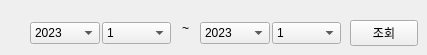
         <widget class="QWidget" name="tab_4">
          <attribute name="title">
           <string>기간 선택</string>
          </attribute>
          <widget class="QWidget" name="layoutWidget_4">
           <property name="geometry">
            <rect>
             <x>30</x>
             <y>20</y>
             <width>141</width>
             <height>26</height>
            </rect>
           </property>
           <layout class="QHBoxLayout" name="horizontalLayout_7">
            <property name="spacing">
             <number>2</number>
            </property>
            <item>
             <widget class="QComboBox" name="period_year1">
              <item>
               <property name="text">
                <string>2023</string>
               </property>
              </item>
             </widget>
            </item>
            <item>
             <widget class="QComboBox" name="period_month1">
              <item>
               <property name="text">
                <string>1</string>
               </property>
              </item>
              <item>
               <property name="text">
                <string>2</string>
               </property>
              </item>
              <item>
               <property name="text">
                <string>3</string>
               </property>
              </item>
              <item>
               <property name="text">
                <string>4</string>
               </property>
              </item>
              <item>
               <property name="text">
                <string>5</string>
               </property>
              </item>
              <item>
               <property name="text">
                <string>6</string>
               </property>
              </item>
              <item>
               <property name="text">
                <string>7</string>
               </property>
              </item>
              <item>
               <property name="text">
                <string>8</string>
               </property>
              </item>
              <item>
               <property name="text">
                <string>9</string>
               </property>
              </item>
              <item>
               <property name="text">
                <string>10</string>
               </property>
              </item>
              <item>
               <property name="text">
                <string>11</string>
               </property>
              </item>
              <item>
               <property name="text">
                <string>12</string>
               </property>
              </item>
             </widget>
            </item>
           </layout>
          </widget>
          <widget class="QLabel" name="label">
           <property name="geometry">
            <rect>
             <x>170</x>
             <y>20</y>
             <width>31</width>
             <height>16</height>
            </rect>
           </property>
           <property name="layoutDirection">
            <enum>Qt::LeftToRight</enum>
           </property>
           <property name="text">
            <string>~</string>
           </property>
           <property name="alignment">
            <set>Qt::AlignCenter</set>
           </property>
          </widget>
          <widget class="QWidget" name="layoutWidget_5">
           <property name="geometry">
            <rect>
             <x>200</x>
             <y>20</y>
             <width>141</width>
             <height>26</height>
            </rect>
           </property>
           <layout class="QHBoxLayout" name="horizontalLayout_8">
            <property name="spacing">
             <number>2</number>
            </property>
            <item>
             <widget class="QComboBox" name="period_year2">
              <item>
               <property name="text">
                <string>2023</string>
               </property>
              </item>
             </widget>
            </item>
            <item>
             <widget class="QComboBox" name="period_month2">
              <item>
               <property name="text">
                <string>1</string>
               </property>
              </item>
              <item>
               <property name="text">
                <string>2</string>
               </property>
              </item>
              <item>
               <property name="text">
                <string>3</string>
               </property>
              </item>
              <item>
               <property name="text">
                <string>4</string>
               </property>
              </item>
              <item>
               <property name="text">
                <string>5</string>
               </property>
              </item>
              <item>
               <property name="text">
                <string>6</string>
               </property>
              </item>
              <item>
               <property name="text">
                <string>7</string>
               </property>
              </item>
              <item>
               <property name="text">
                <string>8</string>
               </property>
              </item>
              <item>
               <property name="text">
                <string>9</string>
               </property>
              </item>
              <item>
               <property name="text">
                <string>10</string>
               </property>
              </item>
              <item>
               <property name="text">
                <string>11</string>
               </property>
              </item>
              <item>
               <property name="text">
                <string>12</string>
               </property>
              </item>
             </widget>
            </item>
           </layout>
          </widget>
          <widget class="QPushButton" name="period_find">
           <property name="geometry">
            <rect>
             <x>350</x>
             <y>20</y>
             <width>68</width>
             <height>26</height>
            </rect>
           </property>
           <property name="text">
            <string>조회</string>
           </property>
          </widget>
         </widget>
